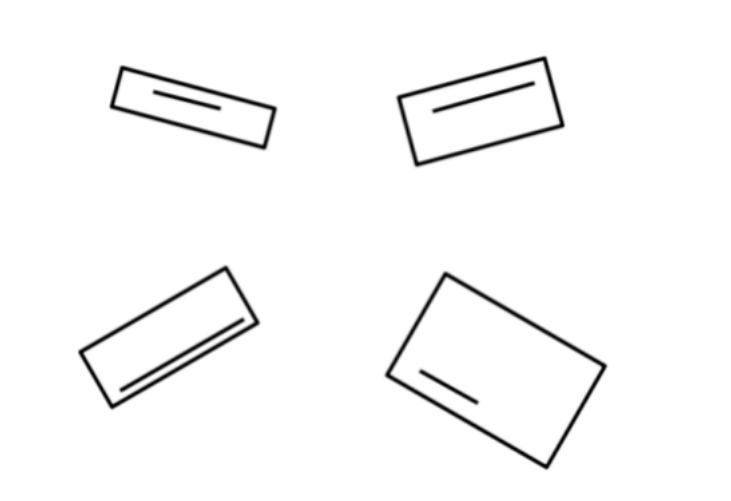
#> input picture Image/rectangles.png, 731 x 501 px
$ python rectangle_numbering.py
#> lines starting #> are read from the running program, lines starting #| are printed output that depends on the picture; after the words box and inside, x2 and y2 are one past the last pixel; in counts of white or black regions, pixels touching at a corner belong together
import cv2
import numpy as np

# Load your image (replace 'image_path.jpg' with your actual image path)
image = cv2.imread('Image/rectangles.png')
#> image is the input picture: shape (501, 731, 3); min 1, max 255, mean 248.6
gray = cv2.cvtColor(image, cv2.COLOR_BGR2GRAY)

# Detect edges using Canny
edges = cv2.Canny(gray, 50, 150)
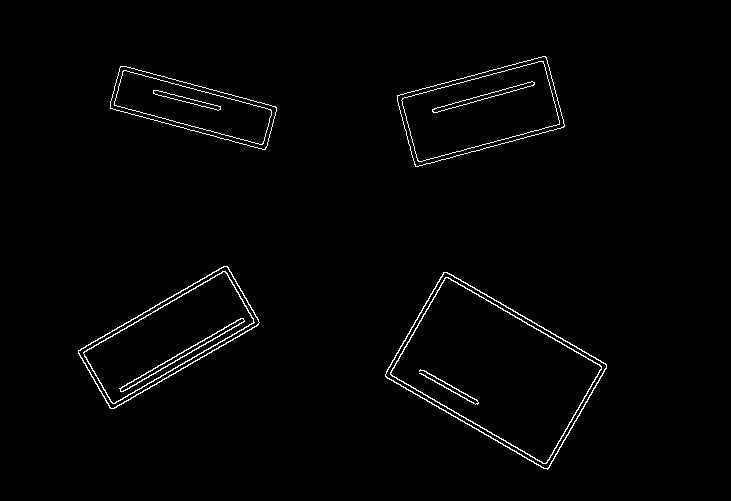
#> edges: shape (501, 731); 1.5% white in thin lines or dots, all inside (x1, y1, x2, y2) = (78, 56, 607, 470)

# Find contours (rectangles)
contours, _ = cv2.findContours(edges, cv2.RETR_EXTERNAL, cv2.CHAIN_APPROX_SIMPLE)
#> contours = 4 contours; box (x1, y1, x2, y2) and area: (385, 272, 607, 470) 22904, (78, 266, 260, 409) 11726, (397, 56, 565, 167) 11389, (110, 66, 277, 150) 7176

# Initialize a dictionary to store rectangle lengths
rectangle_lengths = {}

for i, contour in enumerate(contours):
    # Approximate the contour to a polygon
    epsilon = 0.05 * cv2.arcLength(contour, True)
    approx = cv2.approxPolyDP(contour, epsilon, True)

    # Assuming each rectangle has only one line (adjust as needed)
    if len(approx) == 4:
        # Calculate line length (you can customize this part)
        p1, p2 = approx[0][0], approx[1][0]
        length = np.linalg.norm(p2 - p1)

        # Store the length in the dictionary
        rectangle_lengths[i] = length
#> this loop made 4 passes
#> (epsilon, approx, length) on passes 1 to 4: (32.95, [[443, 272], [385, 376], [547, 469], [606, 364]], 119.1), (25.48, [[227, 266], [78, 350], [110, 408], [258, 324]], 171), (21.88, [[120, 66], [110, 108], [265, 149], [275, 106]], 43.17), (24.3, [[546, 57], [397, 95], [415, 166], [563, 127]], 153.8)
#> after the loop, rectangle_lengths = {0: 119.1, 1: 171, 2: 43.17, 3: 153.8}

# Sort rectangles by length
sorted_rectangles = sorted(rectangle_lengths.keys(), key=lambda k: rectangle_lengths[k])
#> sorted_rectangles = [2, 0, 3, 1]

# Assign numbers
numbering = {sorted_rectangles[i]: i + 1 for i in range(len(sorted_rectangles))}
#> numbering = {2: 1, 0: 2, 3: 3, 1: 4}

# Print the assigned numbers
for rect, number in numbering.items():
    print(f"Rectangle {rect + 1}: Number {number}")
#> this loop made 4 passes
#> rect on passes 1 to 4: 2, 0, 3, 1
#| Rectangle 3: Number 1
#| Rectangle 1: Number 2
#| Rectangle 4: Number 3
#| Rectangle 2: Number 4
